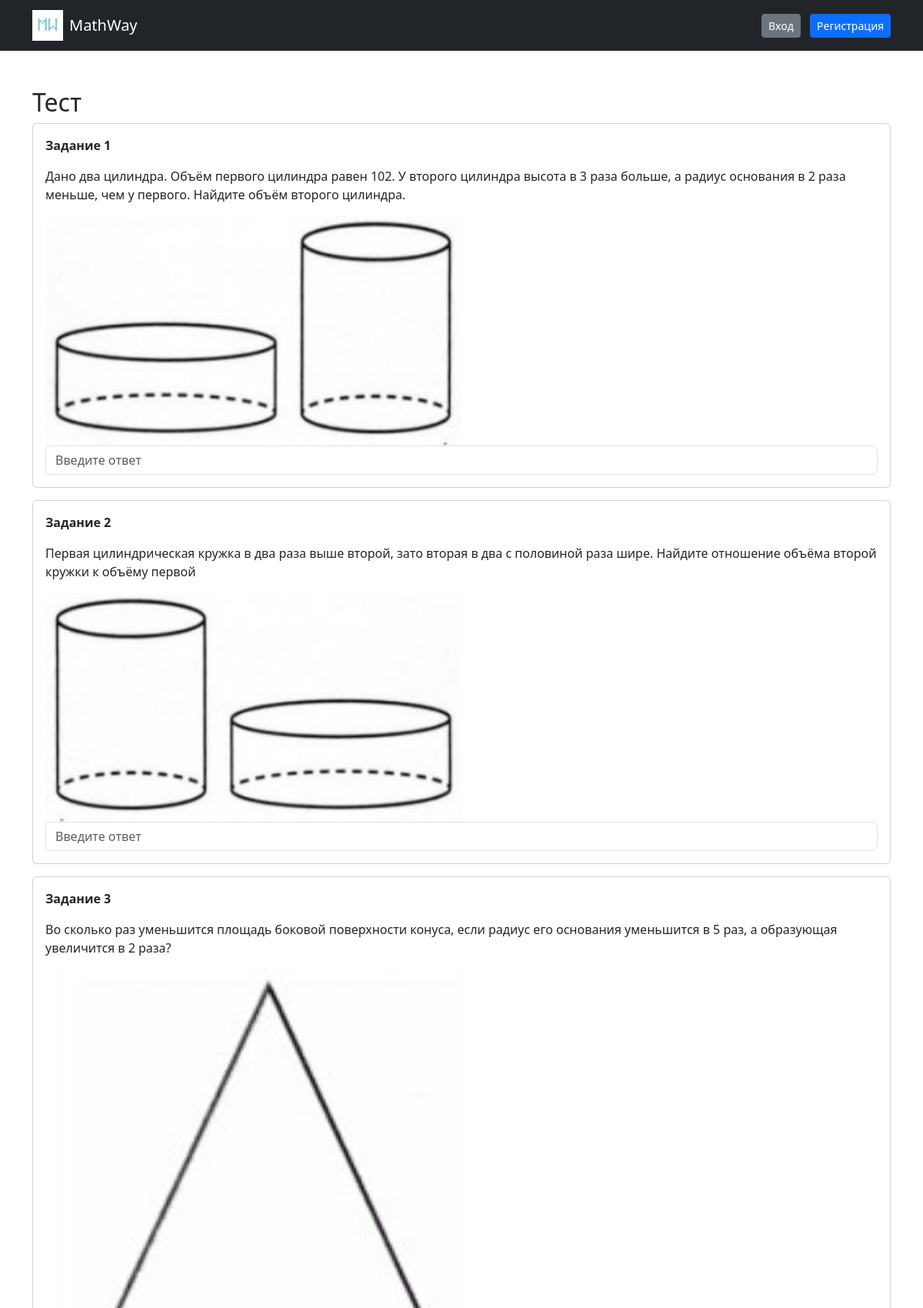
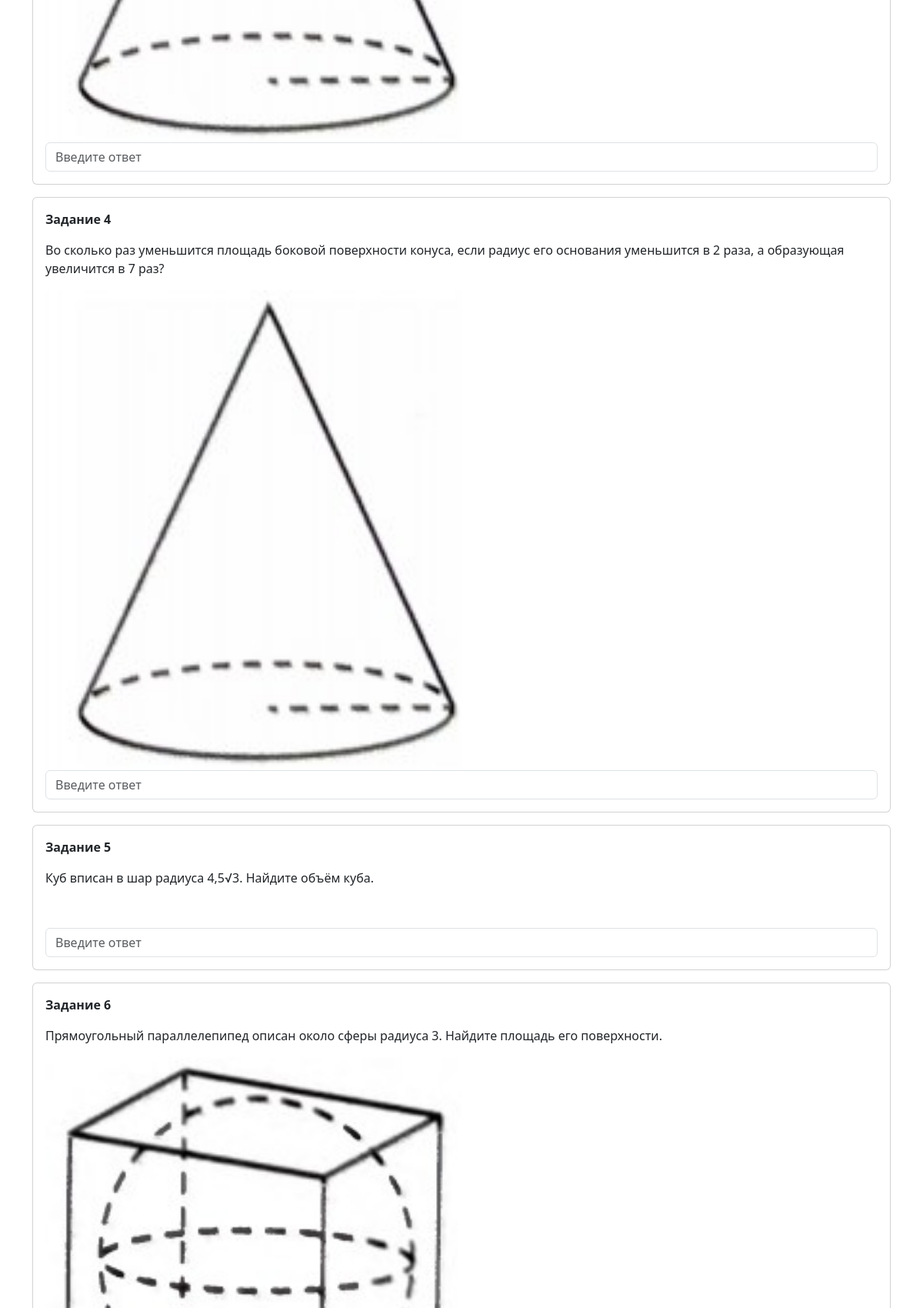
The page /test/3 (upper part) on the database its author committed (2 pictures, top to bottom).
### models.py (models this page shows)
class Task(db.Model):
    id = db.Column(db.Integer, primary_key=True)
    question = db.Column(db.Text, nullable=False)
    answer = db.Column(db.String(100), nullable=False)
    topic = db.Column(db.String(10), nullable=False)
    image_url = db.Column(db.String(255))

### main.py (the view)
@app.route('/test/<int:topic>')
def test(topic):
    tasks = Task.query.filter_by(topic=topic).all()
    return render_template('test.html', tasks=tasks, topic=topic)

### templates/test.html (shortened to what this page needs)
{% extends "base.html" %}
{% block content %}
<h2>Тест</h2>
<form method="POST" action="/check/{{ topic }}">
{% for task in tasks %}
    <div class="card p-3 mb-3">
        <p><b>Задание {{ loop.index }}</b></p>
        <p>{{ task.question }}</p>
        {% if task.image_url %}
            <img src="{{ url_for('static', filename=task.image_url) }}" class="img-fluid w-50">
        {% endif %}
        <input
            type="text"
            name="answer_{{ task.id }}"
            class="form-control"
            placeholder="Введите ответ"
        >
    </div>
{% endfor %}
</form>
{% endblock %}

### rows shown on the page
Task: question "Дано два цилиндра. Объём первого цилиндра равен 102. У второго цилиндра высота в 3 раза больше, а радиус основания в 2 раза меньше, чем у первого. Найдите объём второго цилиндра.", image_url (picture)
Task: question "Первая цилиндрическая кружка в два раза выше второй, зато вторая в два с половиной раза шире. Найдите отношение объёма второй кружки к объёму первой", image_url (picture)
Task: question "Во сколько раз уменьшится площадь боковой поверхности конуса, если радиус его основания уменьшится в 5 раз, а образующая увеличится в 2 раза?", image_url (picture)
Task: question "Во сколько раз уменьшится площадь боковой поверхности конуса, если радиус его основания уменьшится в 2 раза, а образующая увеличится в 7 раз?", image_url (picture)
Task: question "Куб вписан в шар радиуса 4,5√3. Найдите объём куба.", image_url (placeholder picture)
Task: question "Прямоугольный параллелепипед описан около сферы радиуса 3. Найдите площадь его поверхности.", image_url (picture)
